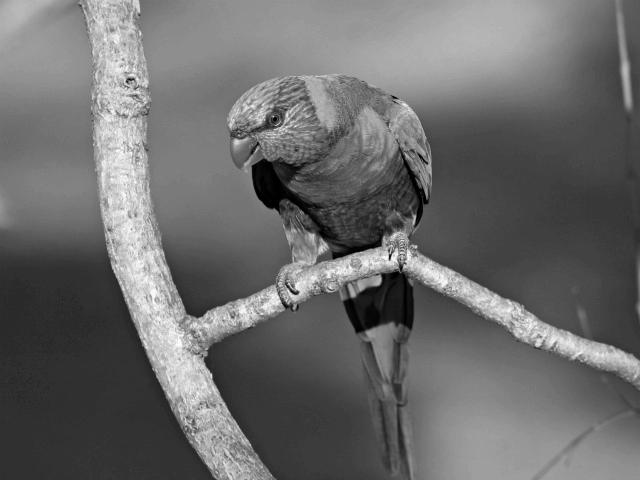
#> input picture Assignment 2/bird.jpg, 640 x 480 px
$ python hw2_ex2_thomas_buchegger.py
#> lines starting #> are read from the running program, lines starting #| are printed output that depends on the picture; after the words box and inside, x2 and y2 are one past the last pixel; in counts of white or black regions, pixels touching at a corner belong together
### Assignment 2/ex1Functions.py
""" 1 Linear filtering """

# Imports
import numpy as np
import matplotlib.pyplot as plt
from mpl_toolkits.mplot3d import Axes3D
plt.rcParams['image.cmap'] = 'gray'
import time
import pdb


# 1.1
# [6 lines left out: function boxfilter, not called in this run]

# 1.2
# Implement full convolution


def myconv2(image, filt):
    # This function performs a 2D convolution between image and filt, image being a 2D image. This
    # function should return the result of a 2D convolution of these two images. DO
    # NOT USE THE BUILT IN SCIPY CONVOLVE within this function. You should code your own version of the
    # convolution, valid for both 2D and 1D filters.
    # INPUTS
    # @ image         : 2D image, as numpy array, size mxn
    # @ filt          : 1D or 2D filter of size kxl
    # OUTPUTS
    # img_filtered    : 2D filtered image, of size (m+k-1)x(n+l-1)

    ### your code should go here ###

    # get shure that the filter has 2 dimensions
    if np.ndim(filt) < 2:
        filt = filt.reshape(1, len(filt))
        #print("filt dim < 2")
    if np.ndim(image) < 2:
        image = image.reshape(1, len(image))
        #print("img dim < 2")
    if np.ndim(filt) >= 2:  # kernel has 2 dimensions
        # flip kernel
        filt = np.flip(filt, 0)
        filt = np.flip(filt, 1)
        # print(image.shape)
        # print(filt.shape)
        filtered_img = np.zeros(
            (image.shape[0] + filt.shape[0] - 1, image.shape[1] + filt.shape[1] - 1))
        image = np.pad(image, ((filt.shape[0] - 1, filt.shape[0] - 1),
                               (filt.shape[1] - 1, filt.shape[1] - 1)), mode='constant')
        # print(image)
        # print(image.shape)
        # print(filtered_img.shape)
        for row in range(filtered_img.shape[0]):
            for col in range(filtered_img.shape[1]):
                #print(str(row) + ", " + str(col))
                filtered_img[row, col] = np.sum(np.multiply(
                    image[row:row + filt.shape[0], col:col + filt.shape[1]], filt))
                # filtered_img[row + int((filt.shape[0]-1) / 2), col +
                # int((filt.shape[1]-1) / 2)] =
    else:  # kernel has just 1 dimension
        # flip kernel
        # filt = np.flip(filt,0)
        # filtered_img = np.zeros((image.shape[0]+filt.shape[0]-1, image.shape[1]+filt.shape[1]-1))
        print("convolution error")
    # print(filtered_img)
    return filtered_img


# 1.4
# create a function returning a 1D gaussian kernel
def gauss1d(sigma, filter_length=20):
    # INPUTS
    # @ sigma         : sigma of gaussian distribution
    # @ filter_length : integer denoting the filter length, default is 10
    # OUTPUTS
    # @ gauss_filter  : 1D gaussian filter

    ### your code should go here ###
    if filter_length % 2 != 0:
        x = np.linspace(int(-filter_length / 2),
                        int(filter_length / 2), filter_length)
    else:
        filter_length += 1
        x = np.linspace(int(-filter_length / 2),
                        int(filter_length / 2), filter_length)
    gauss_filter = np.exp(-(x**2) / (2 * sigma**2))
    gauss_filter = gauss_filter / sum(gauss_filter)
    # [4 lines of commented-out code are left out]
    return gauss_filter


# 1.5
# create a function returning a 2D gaussian kernel
# [31 lines left out: functions gauss2d, gconv, not called in this run]

### Assignment 2/hw2_ex2_thomas_buchegger.py
""" 2 Finding edges """

import numpy as np
from skimage import color, io
import matplotlib.pyplot as plt
plt.rcParams['image.cmap'] = 'gray'
import pdb
import math

# load image
img = io.imread('bird.jpg')
#> img is the input picture: shape (480, 640); min 0, max 255, mean 107.5
img = color.rgb2gray(img)


### copy functions myconv2, gauss1d, gauss2d and gconv from exercise 1 ###
import ex1Functions as ex1

# 2.1
# Gradients
# define a derivative operator
dx = np.array([1, 0, -1])
dy = np.array([1, 0, -1]).reshape(3, 1)

# convolve derivative operator with a 1d gaussian filter with sigma = 1
# You should end up with 2 1d edge filters,  one identifying edges in the x direction, and
# the other in the y direction
sigma = 1
### your code should go here ###
dyR = dy.reshape(1, 3)
gdx = ex1.myconv2(dx, ex1.gauss1d(sigma))
gdy = ex1.myconv2(dyR, ex1.gauss1d(sigma))
gdy = gdy.reshape(gdy.shape[1], 1)


# 2.2
# Gradient Edge Magnitude Map
def create_edge_magn_image(image, dx, dy):
    # this function created an eddge magnitude map of an image
    # for every pixel in the image, it assigns the magnitude of gradients
    # INPUTS
    # @image  : a 2D image
    # @gdx     : gradient along x axis
    # @gdy     : geadient along y axis
    # OUTPUTS
    # @ grad_mag_image  : 2d image same size as image, with the magnitude of gradients in every pixel
    # @grad_dir_image   : 2d image same size as image, with the direcrion of gradients in every pixel

    ### your code should go here ###

    if np.ndim(dx) < 2:
        dx = dx.reshape(1, len(dx))

    Dx = ex1.myconv2(image, dx)
    Dx = Dx[dx.shape[0] - 1:dx.shape[0] - 1 + image.shape[0],
            dx.shape[1] - 1:dx.shape[1] - 1 + image.shape[1]]
    if np.ndim(dy) < 2:
        dy = dy.reshape(len(dy), 1)
    Dy = ex1.myconv2(image, dy)
#> after the loop in myconv2 (call 4), `for row in range(filtered_img.shape[0]):`:
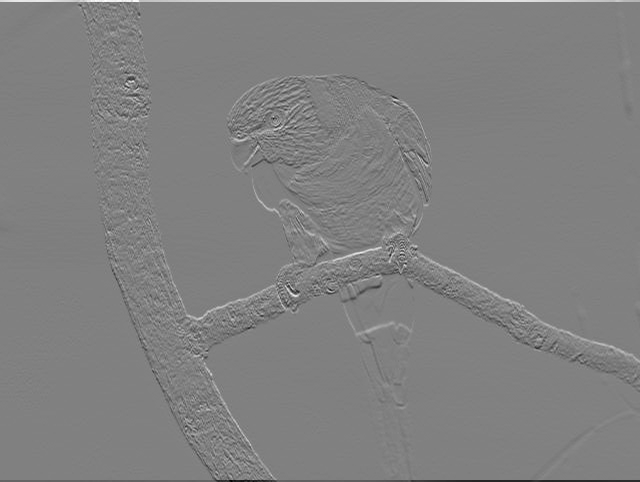
#> filtered_img: shape (482, 640) float64; min -225, max 221, mean 0; drawn with min black and max white
    Dy = Dy[dy.shape[0] - 1:dy.shape[0] - 1 + image.shape[0],
            dy.shape[1] - 1:dy.shape[1] - 1 + image.shape[1]]
    E = np.sqrt(Dx * Dx + Dy * Dy)
    E = 255 * E / np.max(E)
    phi = np.arctan2(Dy, Dx)

    grad_mag_image = E
    grad_dir_image = phi

    return grad_mag_image, grad_dir_image


# create an edge magnitude image using the derivative operator
img_edge_mag, img_edge_dir = create_edge_magn_image(img, dx, dy)

# show all together
plt.subplot(121)
plt.imshow(img)
plt.axis('off')
plt.title('Original image')
plt.subplot(122)
plt.imshow(img_edge_mag)
plt.axis('off')
plt.title('Edge magnitude map')
plt.show()

# 2.3
# Edge images of particular directions
def make_edge_map(image, dx, dy):
    # INPUTS
    # @image        : a 2D image
    # @gdx          : gradient along x axis
    # @gdy          : geadient along y axis
    # OUTPUTS:
    # @ edge maps   : a 3D array of shape (image.shape, 8) containing the edge maps on 8 orientations

    ### your code should go here ###

    img_edge_mag, img_edge_dir = create_edge_magn_image(image, dx, dy)
    img_edge_dir = img_edge_dir + math.pi  # values 0 - 2Pi
    direction_ranges = [(2 * math.pi - 2 * math.pi / 16, 2 * math.pi / 16),
                        (2 * math.pi / 16, 2 * math.pi / 16 + 1 * 2 * math.pi / 8)]
    direction_ranges.append(
        (2 * math.pi / 16 + 1 * 2 * math.pi / 8, 2 * math.pi / 16 + 2 * 2 * math.pi / 8))
    direction_ranges.append(
        (2 * math.pi / 16 + 2 * 2 * math.pi / 8, 2 * math.pi / 16 + 3 * 2 * math.pi / 8))
    direction_ranges.append(
        (2 * math.pi / 16 + 3 * 2 * math.pi / 8, 2 * math.pi / 16 + 4 * 2 * math.pi / 8))
    direction_ranges.append(
        (2 * math.pi / 16 + 4 * 2 * math.pi / 8, 2 * math.pi / 16 + 5 * 2 * math.pi / 8))
    direction_ranges.append(
        (2 * math.pi / 16 + 5 * 2 * math.pi / 8, 2 * math.pi / 16 + 6 * 2 * math.pi / 8))
    direction_ranges.append(
        (2 * math.pi / 16 + 6 * 2 * math.pi / 8, 2 * math.pi / 16 + 7 * 2 * math.pi / 8))
    threshold = 30
    mask = img_edge_mag >= threshold
    edge_maps = np.zeros((image.shape[0], image.shape[1], 8))

    for i in range(0, 8, 1):
        start = direction_ranges[i][0]
        end = direction_ranges[i][1]
        if i == 0:
            edge_maps[:, :, i] = np.where(
                (img_edge_dir > start) + (img_edge_dir < end), 255, 0)
        if i > 0:
            edge_maps[:, :, i] = np.where(
                (img_edge_dir > start) * (img_edge_dir < end), 255, 0)

        # 0 or 255 at positions
        edge_maps[:, :, i] = edge_maps[:, :, i] * mask

    return edge_maps


# verify with circle image
circle = plt.imread('circle.jpg')
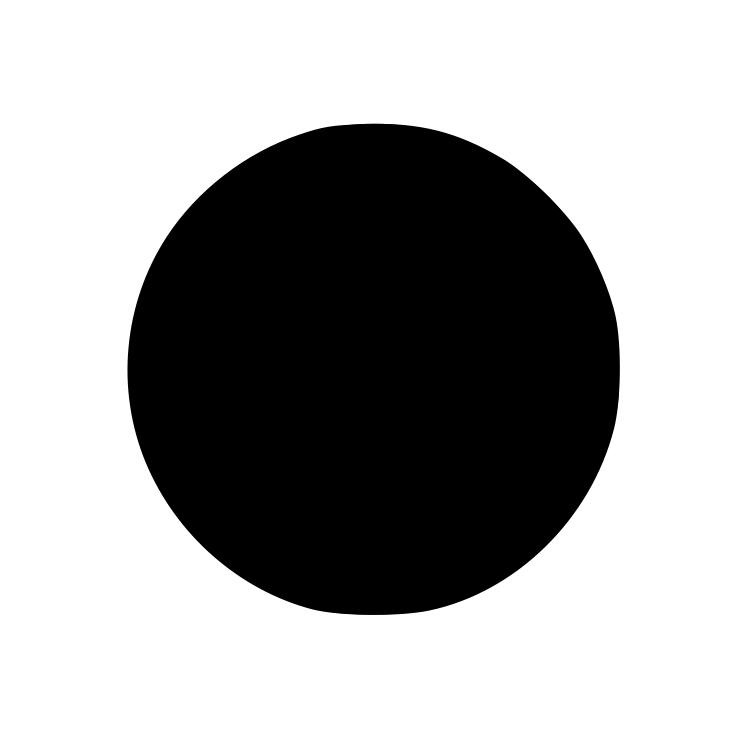
#> input picture Assignment 2/circle.jpg, 745 x 745 px
#> circle is the input picture: shape (745, 745); min 0, max 255, mean 167.3
edge_maps = make_edge_map(circle, dx, dy)
#> after the loop in myconv2 (call 6), `for row in range(filtered_img.shape[0]):`:
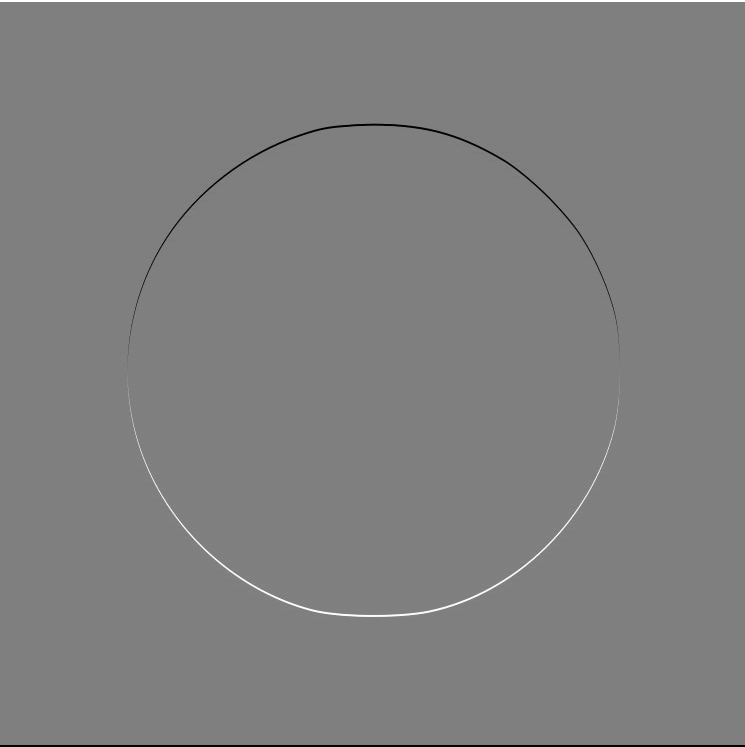
#> filtered_img: shape (747, 745) float64; min -255, max 255, mean 0; drawn with min black and max white
#> in make_edge_map, `mask = img_edge_mag >= threshold`:
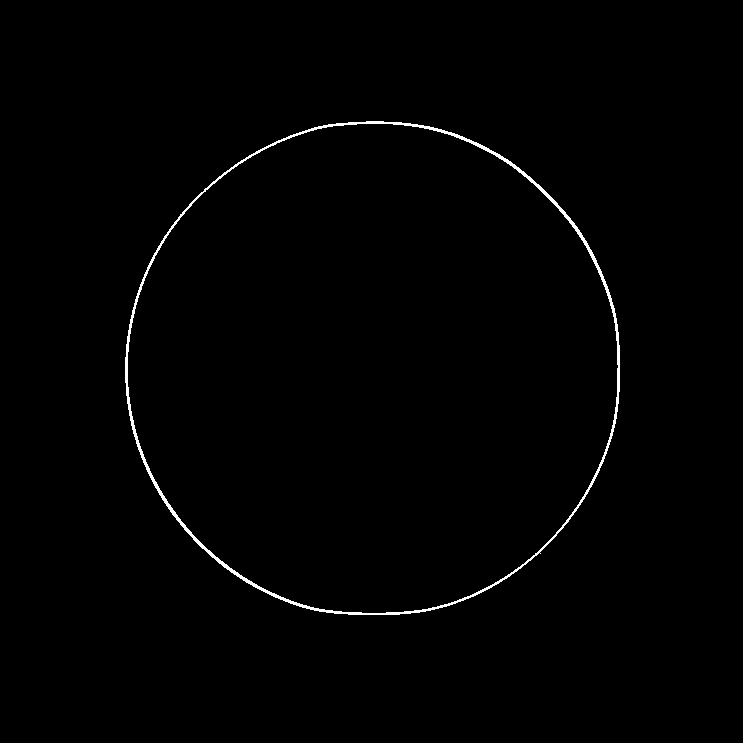
#> mask: shape (745, 745) bool; 1.3% white; 2 white regions, box (x1, y1, x2, y2) and area: (125, 121, 620, 615) 4382, (0, 0, 745, 745) 2976
edge_maps_in_row = [edge_maps[:, :, i] for i in range(edge_maps.shape[2])]
#> edge_maps_in_row = 8 items
all_in_row = np.concatenate((edge_maps_in_row), axis=1)
#> all_in_row: shape (745, 5960) float64; 0.17% white in thin lines or dots
plt.imshow(np.concatenate((circle, all_in_row), axis=1))
plt.title('Circle and edge orientations')
# plt.imshow(np.concatenate(np.dsplit(edge_maps, edge_maps.shape[2]), axis=0))
plt.show()

# now try with original image
edge_maps = make_edge_map(img, dx, dy)
#> in make_edge_map (call 2), `mask = img_edge_mag >= threshold`: mask: shape (480, 640) bool; 11.7% white in thin lines or dots
edge_maps_in_row = [edge_maps[:, :, i] for i in range(edge_maps.shape[2])]
all_in_row = np.concatenate((edge_maps_in_row), axis=1)
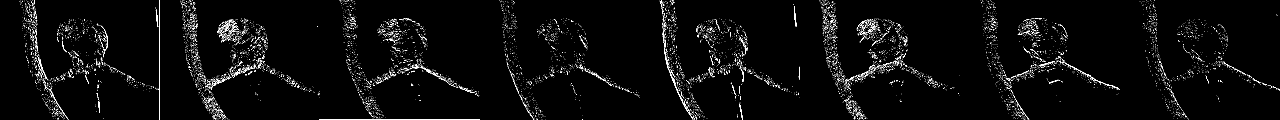
#> all_in_row: shape (480, 5120) float64 (shown at 1/4 size); 1.5% white in thin lines or dots
plt.imshow(np.concatenate((img, all_in_row), axis=1))
plt.title('Original image and edge orientations')
plt.show()


# 2.4
# Edge non max suppresion
def edge_non_max_suppression(img_edge_mag, edge_maps):
    # This function performs non maximum suppresion, in order to reduce the width of the edge response
    # INPUTS
    # @img_edge_mag   : 2d image, with the magnitude of gradients in every pixel
    # @edge_maps      : 3d image, with the edge maps
    # OUTPUTS
    # @non_max_sup    : 2d image with the non max suppresed pixels

    ### your code should go here ###

    non_max_sup = np.zeros(img_edge_mag.shape)
    for i in range(0, 8, 1):
        mask = edge_maps[:, :, i] > 0
        toLookAt = img_edge_mag * mask
        #img_edge_mag_copy = np.copy(img_edge_mag)
        x, y = (toLookAt > 0).nonzero()
        indlist = list(zip(x, y))
        if i == 0 or i == 4:  # horizontal -> go line by line
            for pos in indlist:
                if pos[0] >= img_edge_mag.shape[0] - 1 or pos[1] >= img_edge_mag.shape[1] - 1:
                    print("break1 Position: " + str(pos))
                    break
                elif (img_edge_mag[pos[0], pos[1] - 1] < img_edge_mag[pos]) * (img_edge_mag[pos[0], pos[1] + 1] < img_edge_mag[pos]):
                    non_max_sup[pos[0], pos[1]] = 255
        if i == 1 or i == 5:  # 45° -> 1
            for pos in indlist:
                if pos[0] >= img_edge_mag.shape[0] - 1 or pos[1] >= img_edge_mag.shape[1] - 1:
                    print("break2 Position: " + str(pos))
                    break
                elif (img_edge_mag[pos[0] - 1, pos[1] - 1] < img_edge_mag[pos]) * (img_edge_mag[pos[0] + 1, pos[1] + 1] < img_edge_mag[pos]):
                    non_max_sup[pos[0], pos[1]] = 255
        if i == 2 or i == 6:  # 90° ->
            for pos in indlist:
                if pos[0] >= img_edge_mag.shape[0] - 1 or pos[1] >= img_edge_mag.shape[1] - 1:
                    print("break3 Position: " + str(pos))
                    break
                elif (img_edge_mag[pos[0] - 1, pos[1]] < img_edge_mag[pos]) * (img_edge_mag[pos[0] + 1, pos[1]] < img_edge_mag[pos]):
                    non_max_sup[pos[0], pos[1]] = 255
        if i == 3 or i == 7:  # 45° -> 2
            for pos in indlist:
                if pos[0] >= img_edge_mag.shape[0] - 1 or pos[1] >= img_edge_mag.shape[1] - 1:
                    print("break4 Position: " + str(pos))
                    break
                elif (img_edge_mag[pos[0] - 1, pos[1] + 1] < img_edge_mag[pos]) * (img_edge_mag[pos[0] + 1, pos[1] - 1] < img_edge_mag[pos]):
                    non_max_sup[pos[0], pos[1]] = 255
#> this loop made 8 passes
#> pass 1, in edge_non_max_suppression, `toLookAt = img_edge_mag * mask`:
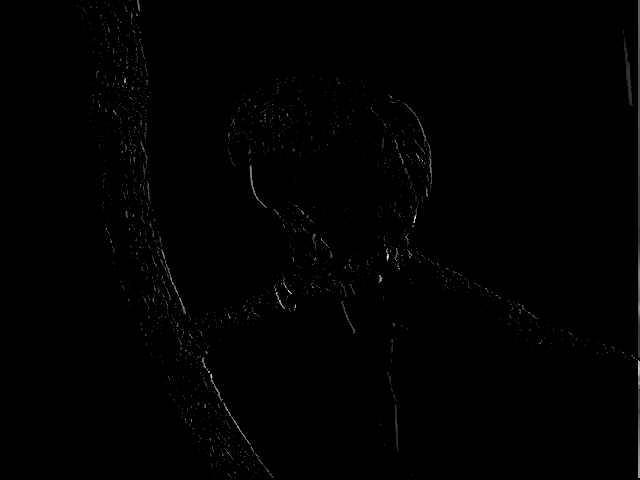
#> toLookAt: shape (480, 640) float64; min 0, max 243, mean 1.2
#> after the loop: non_max_sup: shape (480, 640) float64; 4.8% white in thin lines or dots, all inside (x1, y1, x2, y2) = (78, 0, 639, 479)
    return non_max_sup


# show the result
img_non_max_sup = edge_non_max_suppression(img_edge_mag, edge_maps)
plt.imshow(np.concatenate((img, img_edge_mag, img_non_max_sup), axis=1))
plt.title('Original image, magnitude edge, and max suppresion')
plt.show()
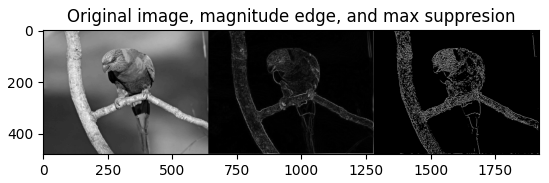
#> figure drawn by matplotlib, 1 panel


# 2.5
# Canny edge detection (BONUS)
#def canny_edge(image, sigma=2):
    # implementation of canny edge detector
    # INPUTS
    # @image      : 2d image
    # @sigma      : sigma parameter of gaussian
    # OUTPUTS
    # @canny_img  : 2d image of size same as image, with the result of the canny edge detection

    ### your code should go here ###


 #   return canny_img

#canny_img = canny_edge(img)
#plt.imshow(np.concatenate((img, canny_img), axis=1))
#plt.title('Original image and canny edge detector')
#plt.show()
